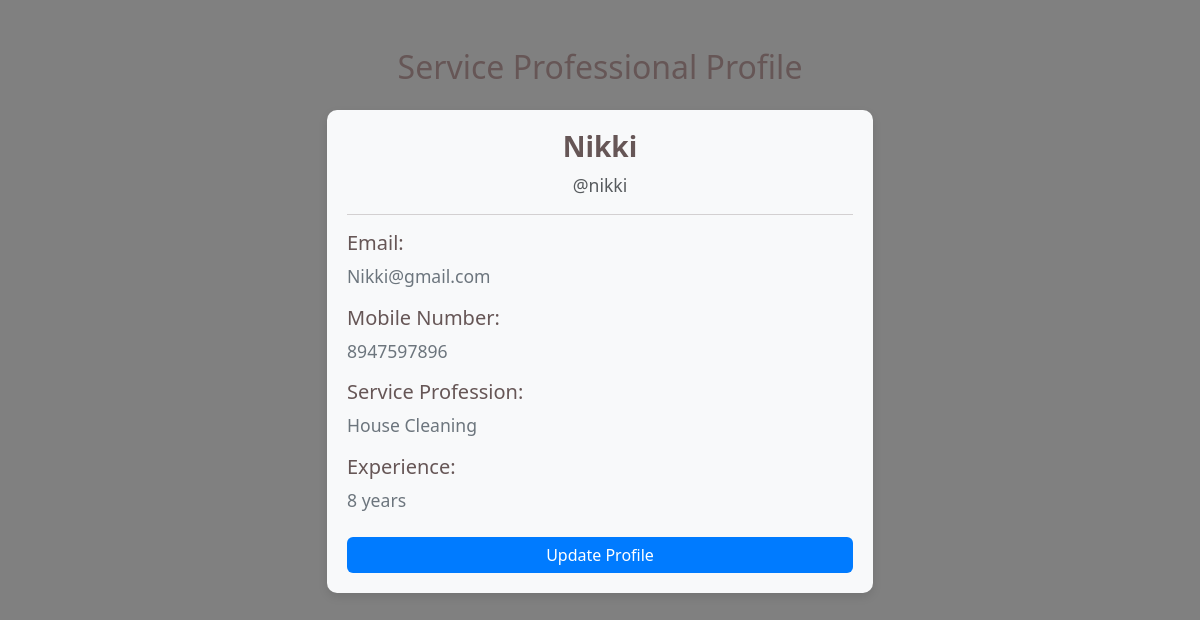
/rproprofile (signed in), run on the app's committed database.
### app.py (models this page shows, shortened)
class ServiceProfessional(db.Model, UserMixin):
    __tablename__ = 'service_professional'
    id = db.Column(db.Integer, primary_key=True, autoincrement=True)
    name = db.Column(db.String(150), nullable=False)
    email = db.Column(db.String(150), unique=True, nullable=False)
    mobile = db.Column(db.String(15), nullable=True)
    username = db.Column(db.String(150), unique=True, nullable=False)
    password = db.Column(db.String(150), nullable=False)
    servicename = db.Column(db.String(150), nullable=False)
    experience = db.Column(db.Integer, default=0)
    Approve = db.Column(db.Boolean, default=False)
    block = db.Column(db.Boolean, default=False)
    packages = db.relationship("Package", back_populates="service_professional")
    services = db.relationship('Service', back_populates='service_professional', lazy='joined')

### app.py (the view)
    @app.route("/rproprofile", methods=["GET", "POST"])
    @login_required
    def fproprofile():
        pro=ServiceProfessional.query.get(current_user.id)
        return render_template("proprofile.html", pro=pro)

### app.py (called while the page is built)
@login_manager.user_loader
def load_user(user_id):
    user = db.session.get(Customer, int(user_id))
    if user:
        return user
    user = db.session.get(Admin, int(user_id))
    if user:
        return user
    user = db.session.get(ServiceProfessional, int(user_id))
    return user  # This will return None if no user is found

### templates/proprofile.html (shortened to what this page needs)
<!DOCTYPE html>
<html lang="en">
<head>
    <link href="https://cdn.jsdelivr.net/npm/bootstrap@5.3.0-alpha3/dist/css/bootstrap.min.css" rel="stylesheet">
    <link rel="stylesheet" href="{{ url_for('static', filename='style.css') }}">
</head>
<body>
    <div class="container mt-5">
        <h2 class="text-center mb-4">Service Professional Profile</h2>
        <div class="row justify-content-center">
            <div class="col-md-6">
                <div class="profile-card">
                    <h3 class="text-center">{{ pro.name }}</h3>
                    <p class="text-center text-muted">@{{ pro.username }}</p>
                    <hr>
                    <div class="mb-3">
                        <h5>Email:</h5>
                        <p>{{ pro.email }}</p>
                    </div>
                    <div class="mb-3">
                        <h5>Mobile Number:</h5>
                        <p>{{ pro.mobile }}</p>
                    </div>
                    <div class="mb-3">
                        <h5>Service Profession:</h5>
                        <p>{{ pro.servicename }}</p>
                    </div>
                    <div class="mb-3">
                        <h5>Experience:</h5>
                        <p>{{ pro.experience }} years</p>
                    </div>
                    <div class="text-center mt-4">
                        <a href="{{ url_for('fproprofileedit') }}" class="btn btn-update w-100">Update Profile</a>
                    </div>
                </div>
            </div>
        </div>
    </div>
</body>
</html>

### static/style.css (style rules this page uses)
body { background-color: #808080; color: #665656; }

### templates/proprofile.html (style rules this page uses)
.profile-card { background-color: #f8f9fa; border-radius: 10px; box-shadow: 0 4px 10px rgba(0, 0, 0, 0.1); padding: 20px; }
.profile-card h3 { font-weight: bold; }
.profile-card p { margin: 5px 0; font-size: 1.1rem; color: #6c757d; }
.btn-update { background-color: #007bff; color: white; border: none; }

### data on the page
ServiceProfessional: name "Nikki", username "nikki", email "Nikki@gmail.com", mobile "8947597896", servicename "House Cleaning", experience "8"
